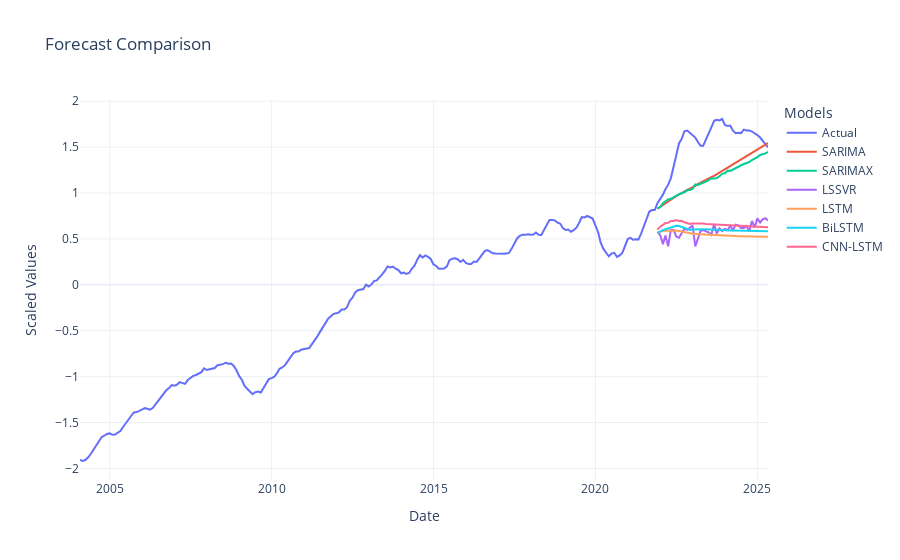

Source (notebook cell):
### Markdown cell above
#### iii. Plots

### Code cell
# Create figure
fig = go.Figure()

# Add actual data
fig.add_trace(go.Scatter(
    x=y1_scaled.index,
    y=y1_scaled,
    mode='lines',
    name='Actual',
    line=dict(width=2)
))

# Add forecasts
fig.add_trace(go.Scatter(x=y1_test_scaled.index, y=sarima_forecast, mode='lines', name='SARIMA'))
fig.add_trace(go.Scatter(x=y1_test_scaled.index, y=sarimax_forecast, mode='lines', name='SARIMAX'))
fig.add_trace(go.Scatter(x=y1_test_scaled.index, y=lssvr_forecast, mode='lines', name='LSSVR'))
fig.add_trace(go.Scatter(x=y1_test_scaled.index, y=lstm_forecast, mode='lines', name='LSTM'))
fig.add_trace(go.Scatter(x=y1_test_scaled.index, y=bilstm_forecast, mode='lines', name='BiLSTM'))
fig.add_trace(go.Scatter(x=y1_test_scaled.index, y=cnnlstm_forecast, mode='lines', name='CNN-LSTM'))

# Update layout
fig.update_layout(
    title='Forecast Comparison',
    xaxis_title='Date',
    yaxis_title='Scaled Values',
    template='plotly_white',
    legend=dict(title='Models')
)

# Show interactive plot
fig.show()
